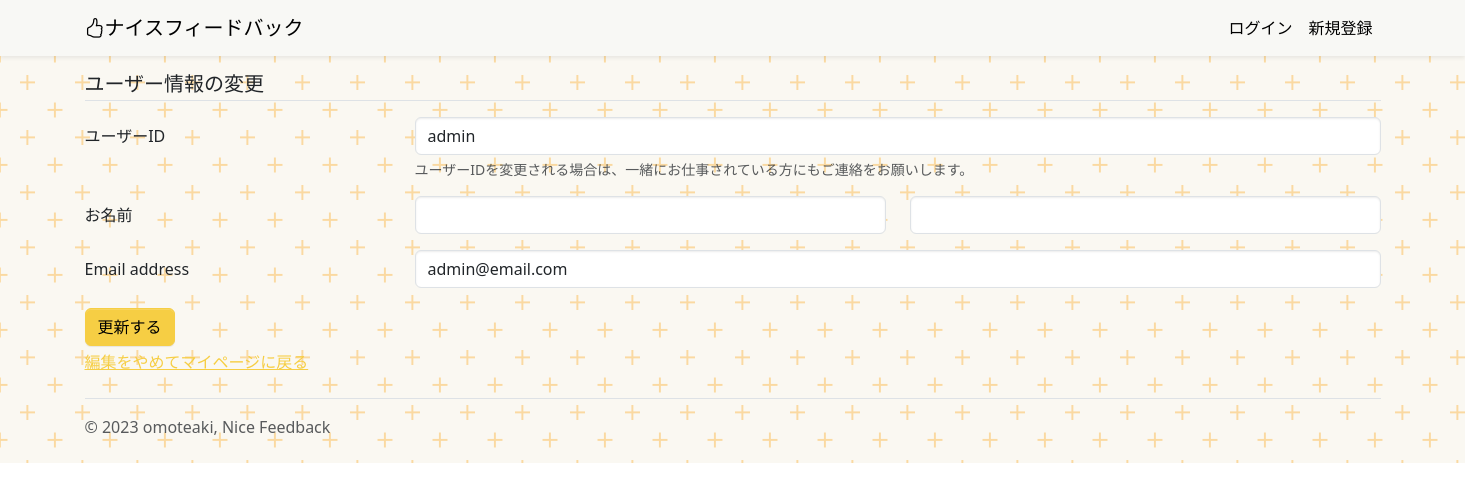
Before: /account/user-data/1 with the older database file.
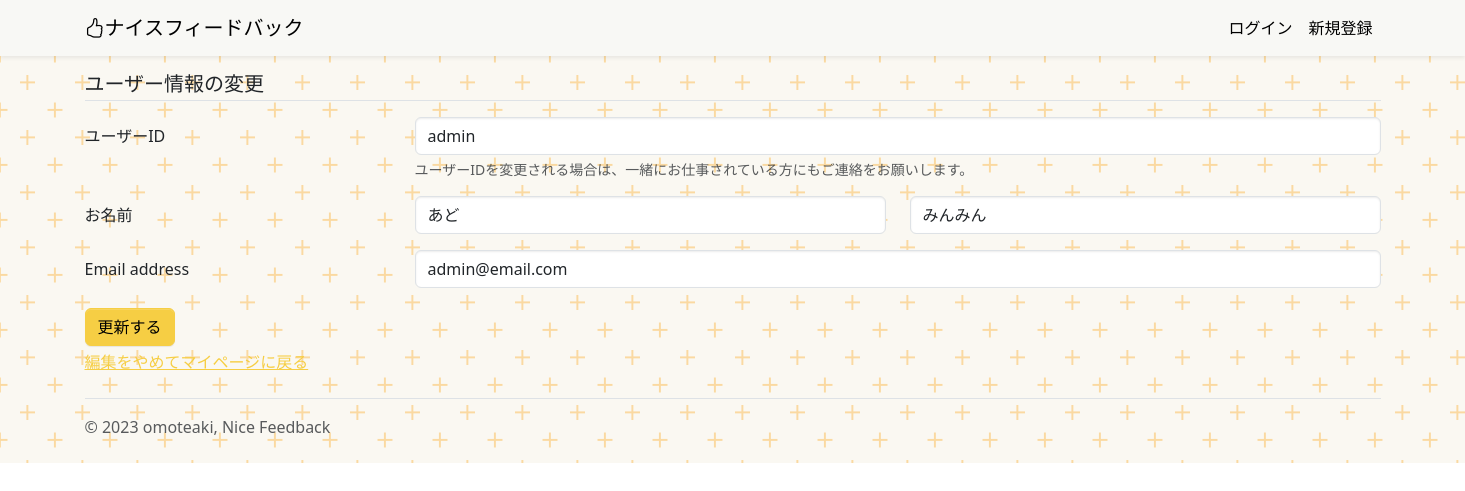
After: the same page with the newer database file.
### account/models.py (models this page shows)
class CustomUser(AbstractUser):
    pass

### account/views.py (the view, shortened to what this page needs)
class UserUpdate(UpdateView):
    model = CustomUser
    fields = (
        "username",
        "last_name",
        "first_name",
        "email",
    )
    template_name = "user_update.html"
    success_url = reverse_lazy("project:index")

### account/templates/user_update.html (shortened to what this page needs)
{% extends "base.html" %}
{% load widget_tweaks %}
{% block contents %}
<div class="container">
  <div class="d-flex border-bottom mb-3">
    <h5 class="mb-1">
      ユーザー情報の変更
    </h5>
  </div>
  <form method="post">
    <div class="row mb-3">
      <label class="col-sm-3 col-form-label" for="{{form.username.id_for_label}}">ユーザーID</label>
      <div class="col-sm-9">
        {% render_field form.username class="form-control" %}
      </div>
      <div class="form-text offset-sm-3">ユーザーIDを変更される場合は、一緒にお仕事されている方にもご連絡をお願いします。</div>
    </div>
    <div class="row mb-3">
      <label class="col-sm-3 col-form-label" for="">お名前</label>
      <div class="col">
        <div class="">
          {% render_field form.last_name class="form-control" %}
        </div>
      </div>
      <div class="col">
        <div class="">
          {% render_field form.first_name class="form-control" %}
        </div>
      </div>
    </div>
    <div class="row mb-3">
      <label class="col-sm-3 col-form-label" for="{{form.email.id_for_label}}">{{form.email.label}}</label>
      <div class="col-sm-9">
        {% render_field form.email class="form-control" required="required" %}
      </div>
    </div>
    <button type="submit" class="btn btn-primary">更新する</button>
  </form>
  <br>
  <p><a href="{% url "account:mypage" request.user.pk %}">
    編集をやめてマイページに戻る</a>
  </p>
</div>
{% endblock %}

### project/templates/base.html (shortened to what this page needs)
{% load static %}
<!DOCTYPE html>
<html lang="ja">
<head>
  <link rel="stylesheet" href="https://unpkg.com/modern-css-reset/dist/reset.min.css">
  <link rel="stylesheet" href="https://cdn.jsdelivr.net/npm/bootstrap-icons@1.10.5/font/bootstrap-icons.css">
  <link href="https://cdn.jsdelivr.net/npm/bootstrap@5.3.0/dist/css/bootstrap.min.css" rel="stylesheet">
  <link rel="stylesheet" href="{% static "css/custom.css" %}">
  <link rel="stylesheet" href="{% static "css/style.css" %}">
  <link rel="stylesheet" href="https://cdnjs.cloudflare.com/ajax/libs/highlight.js/9.15.6/styles/a11y-dark.min.css">
</head>
<body>
  <nav class="navbar navbar-expand-lg bg-light shadow-sm mb-3">
    <div class="container">
      <a class="navbar-brand" href="{% url "project:index" %}">
        <i class="bi bi-hand-thumbs-up"></i>ナイスフィードバック
      </a>
      <div class="collapse navbar-collapse" id="navbarSupportedContent">
        <ul class="navbar-nav ms-auto mb-2 mb-lg-0">
          {% if user.is_authenticated %}
          <li class="nav-item">
            <a class="nav-link {% if myproject %}active{% endif %}" aria-current="page" href="{% url "project:index" %}">プロジェクト</a>
          </li>
          <li class="nav-item">
            <a class="nav-link {% if mypage %}active{% endif %}" href="{% url "account:mypage" request.user.pk %}">マイページ</a>
          </li>
          <li class="nav-item dropdown">
            <a class="nav-link dropdown-toggle" href="#" role="button" data-bs-toggle="dropdown" aria-expanded="false">
              ユーザー設定
            </a>
            <ul class="dropdown-menu">
              <li><a class="dropdown-item" href="#">アカウント情報</a></li>
              <li><a class="dropdown-item" href="{% url "account:create_feedback_rule" %}">プロフィールの編集</a></li>
              <li><hr class="dropdown-divider"></li>
              <li><a class="dropdown-item" href="{% url "account:logout" %}">ログアウト</a></li>
            </ul>
          </li>
          {% else %}
          <li class="nav-item"><a class="nav-link active" href="{% url "account:login" %}">ログイン</a></li>
          <li class="nav-item"><a class="nav-link active" href="{% url "account:signup" %}">新規登録</a></li>
          {% endif %}
        </ul>
      </div>
    </div>
  </nav>
  {% block contents %}{% endblock %}
<div class="container">
  <footer class="d-flex flex-wrap align-items-center py-3 pb-4 mt-4 border-top">
    <div class="col-md-4 d-flex align-items-center">
      <span class="mb-3 mb-md-0 text-body-secondary">© 2023 omoteaki, Nice Feedback</span>
    </div>
  </footer>
</div>
</body>
</html>

### static/css/style.css (style rules this page uses)
body { position: relative; }

Changed rows visible on the page:
changed CustomUser "admin": last_name (not shown) → "あど"; first_name (not shown) → "みんみん"
